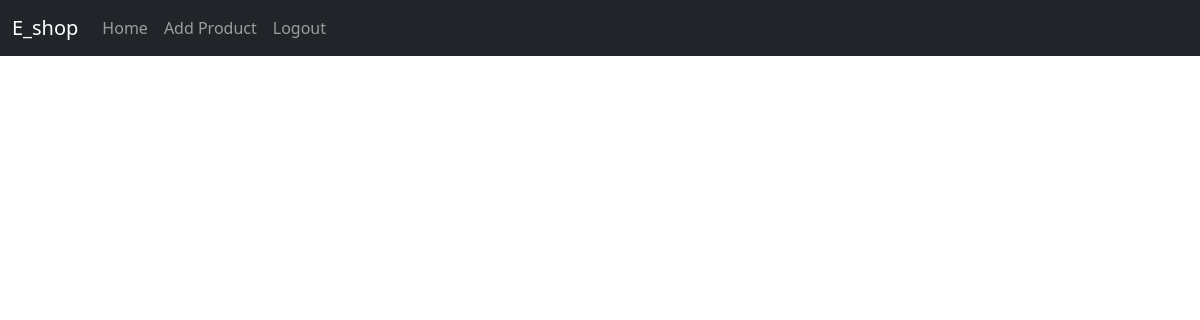
Page /shop_home (signed in) on the earlier database version.
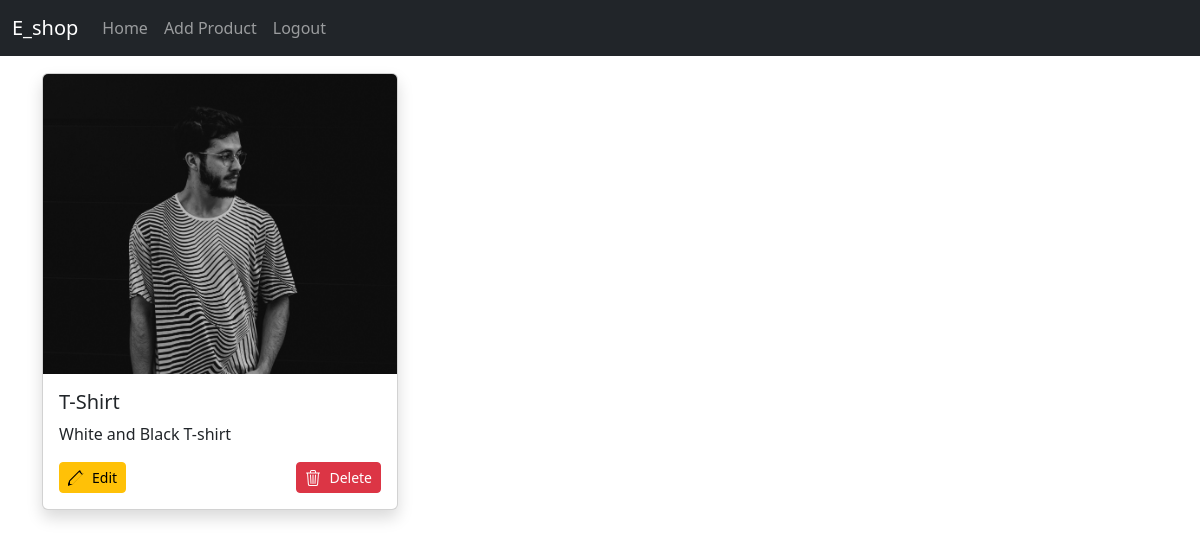
Same page on the later database version.
### app/models.py (models this page shows)
class Product(models.Model):
    pid=models.TextField()
    name=models.TextField()
    dis=models.TextField()
    price=models.IntegerField()
    offer_price=models.IntegerField()
    stock=models.IntegerField()
    img=models.FileField()

### app/views.py (the view)
# urls.py: path('shop_home',views.shop_home),
def shop_home(req):
    if 'shop' in req.session:
        data=Product.objects.all()
        return render(req,'shop/home.html',{'products':data})
    else:
        return redirect(e_shop_login)

### template/shop/home.html (shortened to what this page needs)
<!DOCTYPE html>
<html lang="en">
<head>
    <link href="https://cdn.jsdelivr.net/npm/bootstrap@5.3.3/dist/css/bootstrap.min.css" rel="stylesheet">
</head>
<body>
  <nav class="navbar navbar-expand-sm bg-dark navbar-dark fixed-top">
    <div class="container-fluid">
            <a class="navbar-brand" href="">E_shop</a>
            <div class="collapse navbar-collapse" id="collapsibleNavbar">
              <ul class="navbar-nav">
                <li class="nav-item">
                  <a class="nav-link" href="shop_home">Home</a>
                </li>
                <li class="nav-item">
                  <a class="nav-link" href="add_pro">Add Product</a>
                </li>
                <li class="nav-item">
                  <a class="nav-link" href="logout">Logout</a>
                </li>
              </ul>
            </div>
          </div>
  </nav>
  <div class="container py-5" style="margin-top: 25px;">
    <div class="row g-4">
      {% for pro in products %}
      <div class="col-sm-12 col-md-6 col-lg-4">
        <div class="card h-100 shadow">
          <img src="{{pro.img.url}}" class="card-img-top" alt="{{pro.name}}" style="height: 300px; object-fit: cover;">
          <div class="card-body d-flex flex-column">
            <h5 class="card-title">{{pro.name}}</h5>
            <p class="card-text">{{pro.dis}}</p>
            <div class="mt-auto d-flex justify-content-between">
              <a href="#" class="btn btn-warning btn-sm d-flex align-items-center">
                Edit
              </a>
              <a href="#" class="btn btn-danger btn-sm d-flex align-items-center">
                Delete
              </a>
            </div>
          </div>
        </div>
      </div>
      {% endfor %}
    </div>
  </div>
</body>
</html>

Differences in the rows shown:
added Product: img (picture), name "T-Shirt", dis "White and Black T-shirt"
